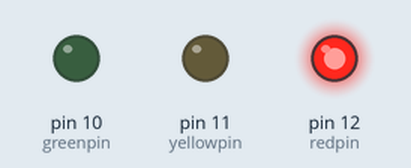
Simulated run of this sketch. Board: Arduino Uno, built with avr-gcc and run on an emulated ATmega328P. Shown: output pins drawn as LEDs (lit = HIGH).

Above: at 2.5 s.
At 5.5 s:
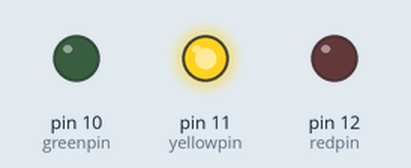
At 8.5 s:
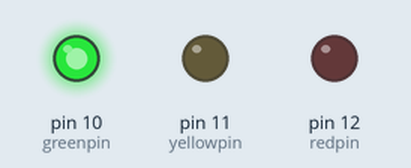
Timing chart, 0 to 14.3 s (numbered marks = the images above):
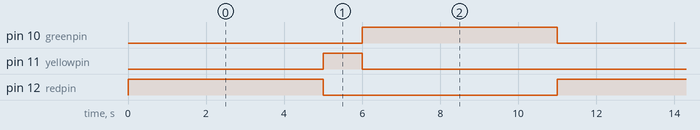

Measured:
- by itself, pin 10 (greenpin), pin 12 (redpin): alternates HIGH for 5.0 s and LOW for 6.0 s
- by itself, pin 11 (yellowpin): alternates HIGH for 1.0 s and LOW for 10.0 s
- by itself, everything shown: repeats every 11.0 s, in 3 steps

The sketch:

Traffic.ino
```cpp
int redpin =12;
int yellowpin =11;
int greenpin =10;
void setup() {
  pinMode(redpin,OUTPUT);
  pinMode(yellowpin,OUTPUT);
  pinMode(greenpin,OUTPUT);
}

void loop() {
digitalWrite(redpin,HIGH);
digitalWrite(yellowpin,LOW);
digitalWrite(greenpin,LOW);
delay(5000);
digitalWrite(redpin,LOW);
digitalWrite(yellowpin,HIGH);
digitalWrite(greenpin,LOW);
delay(1000);
digitalWrite(redpin,LOW);
digitalWrite(yellowpin,LOW);
digitalWrite(greenpin,HIGH);
delay(5000);
}
```
